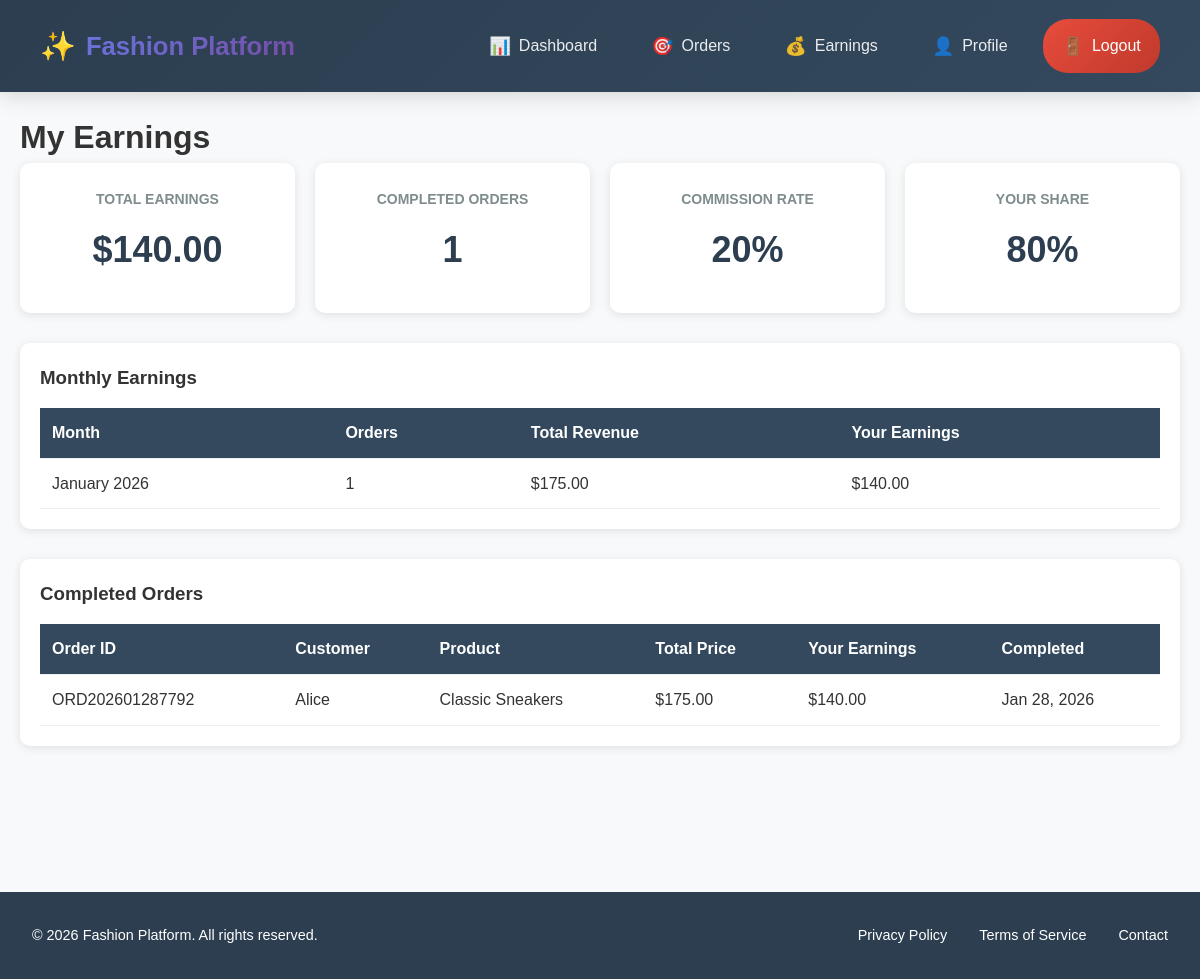
Page /artist/earnings.php (signed in) on the committed database.
### tables this page shows
CREATE TABLE `settings` (
  `id` int(11) NOT NULL,
  `setting_key` varchar(100) NOT NULL,
  `setting_value` text DEFAULT NULL,
  `updated_at` timestamp NOT NULL DEFAULT current_timestamp() ON UPDATE current_timestamp()
);

CREATE TABLE `orders` (
  `id` int(11) NOT NULL,
  `order_id` varchar(50) NOT NULL,
  `customer_id` int(11) NOT NULL,
  `artist_id` int(11) DEFAULT NULL,
  `product_id` int(11) NOT NULL,
  `customization_details` longtext DEFAULT NULL CHECK (json_valid(`customization_details`)),
  `reference_images` text DEFAULT NULL,
  `total_price` decimal(10,2) NOT NULL,
  `status` enum('pending','assigned','in_progress','review','approved','completed','cancelled') DEFAULT 'pending',
  `deadline` date DEFAULT NULL,
  `created_at` timestamp NOT NULL DEFAULT current_timestamp(),
  `updated_at` timestamp NOT NULL DEFAULT current_timestamp() ON UPDATE current_timestamp()
);

CREATE TABLE `users` (
  `id` int(11) NOT NULL,
  `name` varchar(100) NOT NULL,
  `email` varchar(100) NOT NULL,
  `password` varchar(255) NOT NULL,
  `role` enum('admin','artist','customer') NOT NULL,
  `phone` varchar(20) DEFAULT NULL,
  `address` text DEFAULT NULL,
  `profile_image` varchar(255) DEFAULT NULL,
  `is_active` tinyint(1) DEFAULT 1,
  `created_at` timestamp NOT NULL DEFAULT current_timestamp(),
  `updated_at` timestamp NOT NULL DEFAULT current_timestamp() ON UPDATE current_timestamp(),
  `is_approved` tinyint(1) DEFAULT 1
);

CREATE TABLE `products` (
  `id` int(11) NOT NULL,
  `category_id` int(11) DEFAULT NULL,
  `name` varchar(100) NOT NULL,
  `description` text DEFAULT NULL,
  `base_price` decimal(10,2) NOT NULL,
  `image` varchar(255) DEFAULT NULL,
  `featured` tinyint(1) DEFAULT 0,
  `customization_options` longtext DEFAULT NULL CHECK (json_valid(`customization_options`)),
  `is_active` tinyint(1) DEFAULT 1,
  `created_at` timestamp NOT NULL DEFAULT current_timestamp(),
  `contact_info` varchar(255) DEFAULT NULL
);

### artist/earnings.php (the view, shortened to what this page needs)
<?php
require_once '../config/database.php';
$artist_id = $_SESSION['user_id'];
$query = "SELECT setting_value FROM settings WHERE setting_key = 'commission_rate'";
$stmt = $db->prepare($query);
$stmt->execute();
$commission_rate = $stmt->fetch(PDO::FETCH_ASSOC)['setting_value'] ?? 20;
$query = "SELECT o.*, p.name as product_name, u.name as customer_name
          FROM orders o
          JOIN products p ON o.product_id = p.id
          JOIN users u ON o.customer_id = u.id
          WHERE o.artist_id = :artist_id AND o.status = 'completed'
          ORDER BY o.updated_at DESC";
$stmt = $db->prepare($query);
$stmt->bindParam(':artist_id', $artist_id);
$stmt->execute();
$completed_orders = $stmt->fetchAll(PDO::FETCH_ASSOC);
$total_earnings = 0;
$total_orders = count($completed_orders);
foreach ($completed_orders as $order) {
    $artist_share = $order['total_price'] * (100 - $commission_rate) / 100;
    $total_earnings += $artist_share;
}
$monthly_query = "SELECT
    DATE_FORMAT(updated_at, '%Y-%m') as month,
    COUNT(*) as orders_count,
    SUM(total_price) as total_revenue
    FROM orders
    WHERE artist_id = :artist_id AND status = 'completed'
    GROUP BY DATE_FORMAT(updated_at, '%Y-%m')
    ORDER BY month DESC
    LIMIT 12";
$stmt = $db->prepare($monthly_query);
$stmt->bindParam(':artist_id', $artist_id);
$stmt->execute();
$monthly_data = $stmt->fetchAll(PDO::FETCH_ASSOC);
include '../includes/header.php';
?>
<div class="artist-container">
    <main class="content">
        <h1>My Earnings</h1>
        <div class="earnings-stats">
            <div class="stat-card">
                <h3>Total Earnings</h3>
                <p class="earnings-amount">$<?php echo number_format($total_earnings, 2); ?></p>
            </div>
            <div class="stat-card">
                <h3>Completed Orders</h3>
                <p class="earnings-count"><?php echo $total_orders; ?></p>
            </div>
            <div class="stat-card">
                <h3>Commission Rate</h3>
                <p class="commission-rate"><?php echo $commission_rate; ?>%</p>
            </div>
            <div class="stat-card">
                <h3>Your Share</h3>
                <p class="artist-share"><?php echo (100 - $commission_rate); ?>%</p>
            </div>
        </div>
        <div class="earnings-sections">
            <div class="monthly-earnings">
                <h3>Monthly Earnings</h3>
                <table class="earnings-table">
                    <thead>
                        <tr>
                            <th>Month</th>
                            <th>Orders</th>
                            <th>Total Revenue</th>
                            <th>Your Earnings</th>
                        </tr>
                    </thead>
                    <tbody>
                        <?php foreach ($monthly_data as $month): ?>
                        <?php
                        $artist_earnings = $month['total_revenue'] * (100 - $commission_rate) / 100;
                        ?>
                        <tr>
                            <td><?php echo date('F Y', strtotime($month['month'] . '-01')); ?></td>
                            <td><?php echo $month['orders_count']; ?></td>
                            <td>$<?php echo number_format($month['total_revenue'], 2); ?></td>
                            <td>$<?php echo number_format($artist_earnings, 2); ?></td>
                        </tr>
                        <?php endforeach; ?>
                    </tbody>
                </table>
            </div>
            <div class="order-earnings">
                <h3>Completed Orders</h3>
                <table class="earnings-table">
                    <thead>
                        <tr>
                            <th>Order ID</th>
                            <th>Customer</th>
                            <th>Product</th>
                            <th>Total Price</th>
                            <th>Your Earnings</th>
                            <th>Completed</th>
                        </tr>
                    </thead>
                    <tbody>
                        <?php foreach ($completed_orders as $order): ?>
                        <?php
                        $artist_earnings = $order['total_price'] * (100 - $commission_rate) / 100;
                        ?>
                        <tr>
                            <td><?php echo $order['order_id']; ?></td>
                            <td><?php echo $order['customer_name']; ?></td>
                            <td><?php echo $order['product_name']; ?></td>
                            <td>$<?php echo number_format($order['total_price'], 2); ?></td>
                            <td>$<?php echo number_format($artist_earnings, 2); ?></td>
                            <td><?php echo date('M j, Y', strtotime($order['updated_at'])); ?></td>
                        </tr>
                        <?php endforeach; ?>
                    </tbody>
                </table>
            </div>
        </div>
    </main>
</div>
<?php include '../includes/footer.php'; ?>

### assets/css/style.css (style rules this page uses)
* { margin: 0; padding: 0; box-sizing: border-box; }
body { font-family: 'Arial', sans-serif; line-height: 1.6; color: #333; background-color: #f8f9fa; }
.admin-container, .artist-container { display: flex; }
.content { margin-left: 250px; padding: 30px; width: calc(100% - 250px); }
.stat-card { background: white; padding: 30px; border-radius: 10px; box-shadow: 0 2px 10px rgba(0,0,0,0.1); text-align: center; }
.stat-card h3 { color: #7f8c8d; font-size: 14px; margin-bottom: 10px; text-transform: uppercase; }
.stat-card p { font-size: 36px; font-weight: bold; color: #2c3e50; }

### artist/earnings.php (style rules this page uses)
.artist-container { display: flex; min-height: 100vh; }
.content { flex: 1; padding: 20px; margin-left: 0; transition: margin-left 0.3s ease; }
.earnings-stats { display: grid; grid-template-columns: repeat(auto-fit, minmax(200px, 1fr)); gap: 20px; margin-bottom: 30px; }
.stat-card { background: white; padding: 25px; border-radius: 10px; box-shadow: 0 2px 10px rgba(0,0,0,0.1); text-align: center; }
.earnings-amount { font-size: 32px; font-weight: bold; color: #27ae60; margin: 10px 0; }
.earnings-count { font-size: 32px; font-weight: bold; color: #3498db; margin: 10px 0; }
.commission-rate { font-size: 32px; font-weight: bold; color: #e74c3c; margin: 10px 0; }
.artist-share { font-size: 32px; font-weight: bold; color: #f39c12; margin: 10px 0; }
.earnings-sections { display: grid; gap: 30px; }
.monthly-earnings, .order-earnings { background: white; padding: 20px; border-radius: 10px; box-shadow: 0 2px 10px rgba(0,0,0,0.1); overflow-x: auto; }
.earnings-table { width: 100%; border-collapse: collapse; margin-top: 15px; min-width: 600px; }
.earnings-table th, .earnings-table td { padding: 12px; text-align: left; border-bottom: 1px solid #ecf0f1; white-space: nowrap; }
.earnings-table th { background: #34495e; color: white; font-weight: bold; }
@media (min-width: 769px) { .content { margin-left: 0; } }

### rows in the picture
settings: setting_value "20", 100-$commission_rate "80"
orders: order "ORD202601287792", customer.name "Alice", product.name "Classic Sneakers", total_price "175.00", total_price.setting_value "140.00", updated_at "Jan 28, 2026"

### other values in the picture
$total_earnings "140.00"
$total_orders "1"
date('F Y', strtotime($month['month'] . '-01')) "January 2026"
$month['orders_count'] "1"
$month['total_revenue'] "175.00"
$artist_earnings "140.00"
